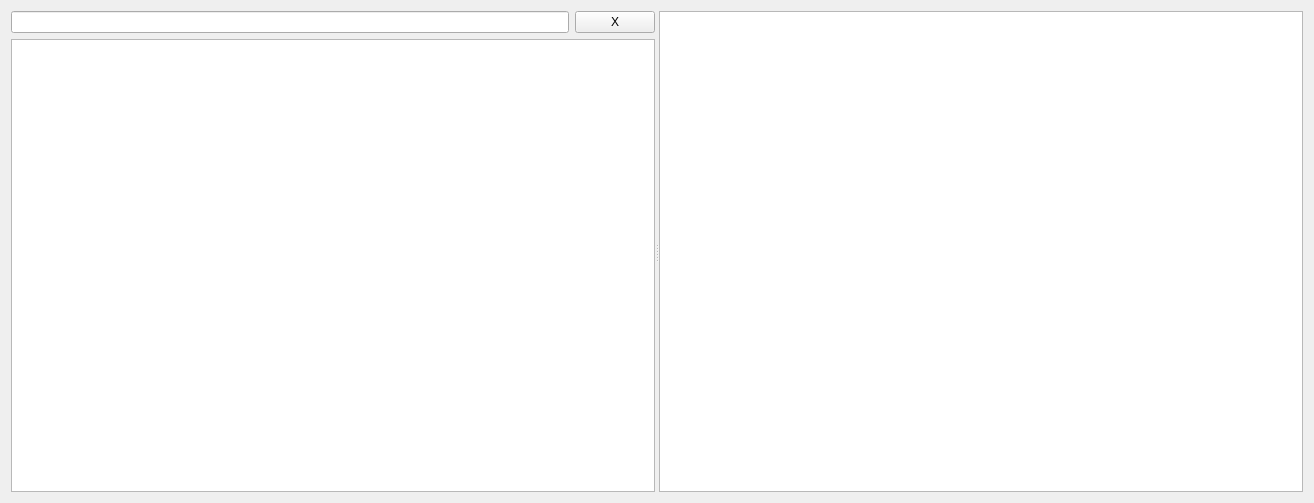
<?xml version="1.0" encoding="UTF-8"?>
<ui version="4.0">
 <class>AssetBrowserWidget</class>
 <widget class="QWidget" name="AssetBrowserWidget">
  <property name="geometry">
   <rect>
    <x>0</x>
    <y>0</y>
    <width>1314</width>
    <height>503</height>
   </rect>
  </property>
  <property name="windowTitle">
   <string>AssetBrowserWidget</string>
  </property>
  <layout class="QGridLayout" name="gridLayout">
   <item row="0" column="0">
    <widget class="QSplitter" name="splitter">
     <property name="orientation">
      <enum>Qt::Orientation::Horizontal</enum>
     </property>
     <property name="childrenCollapsible">
      <bool>false</bool>
     </property>
     <widget class="QWidget" name="layoutWidget">
      <layout class="QVBoxLayout" name="verticalLayout">
       <item>
        <layout class="QHBoxLayout" name="horizontalLayout">
         <item>
          <widget class="QLineEdit" name="leFilter"/>
         </item>
         <item>
          <widget class="QPushButton" name="btnClear">
           <property name="text">
            <string>X</string>
           </property>
          </widget>
         </item>
        </layout>
       </item>
       <item>
        <widget class="QTreeView" name="treeView">
         <property name="indentation">
          <number>10</number>
         </property>
         <property name="rootIsDecorated">
          <bool>true</bool>
         </property>
         <property name="animated">
          <bool>true</bool>
         </property>
         <property name="allColumnsShowFocus">
          <bool>true</bool>
         </property>
         <attribute name="headerVisible">
          <bool>false</bool>
         </attribute>
        </widget>
       </item>
      </layout>
     </widget>
     <widget class="QListView" name="folderContentView"/>
    </widget>
   </item>
  </layout>
 </widget>
 <resources/>
 <connections/>
</ui>
